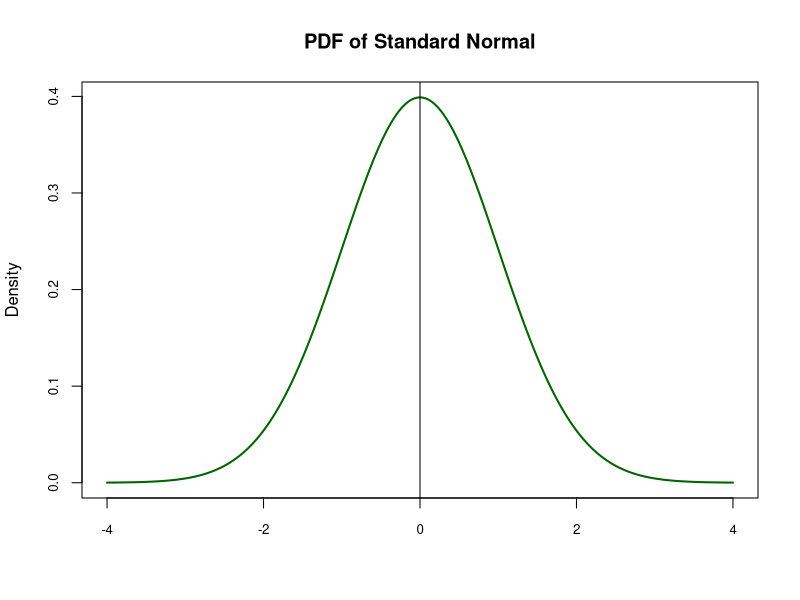
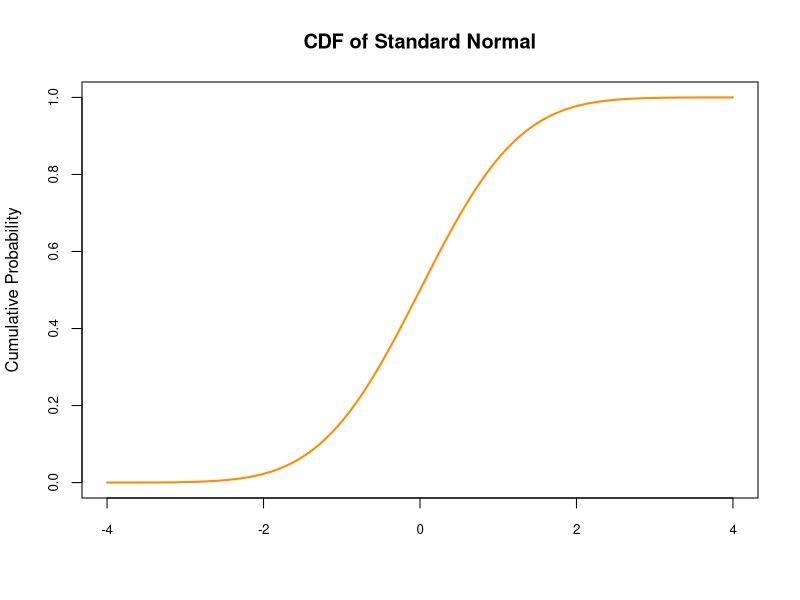
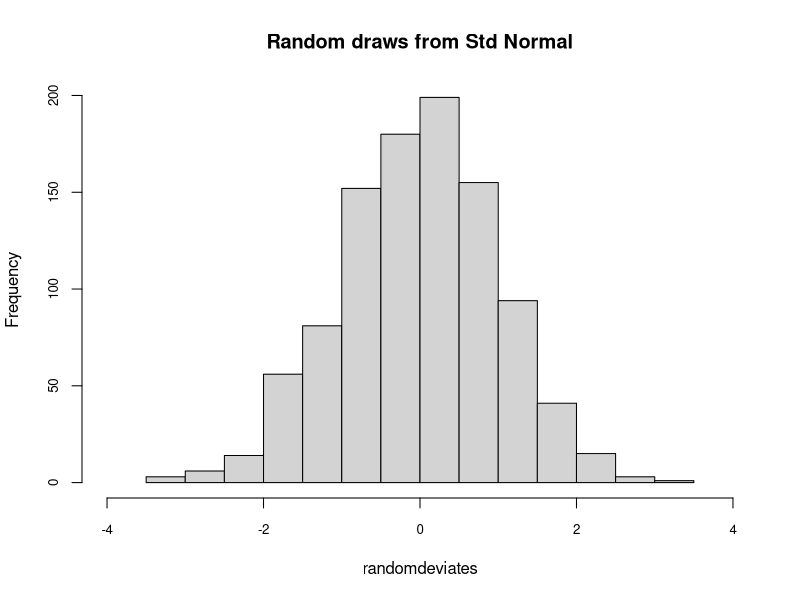
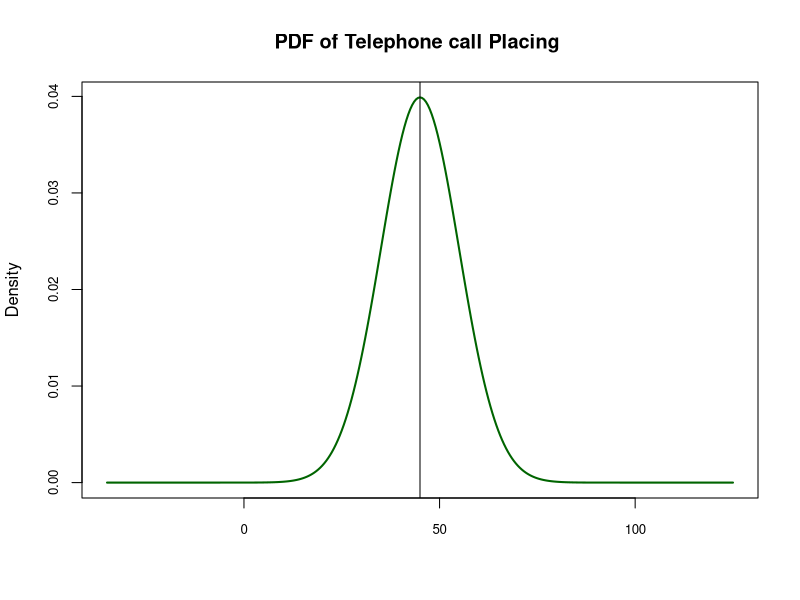
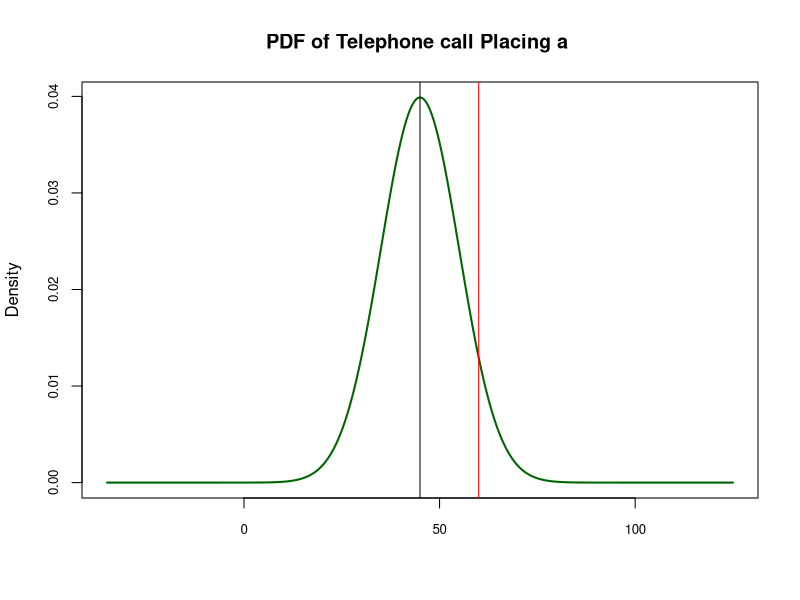
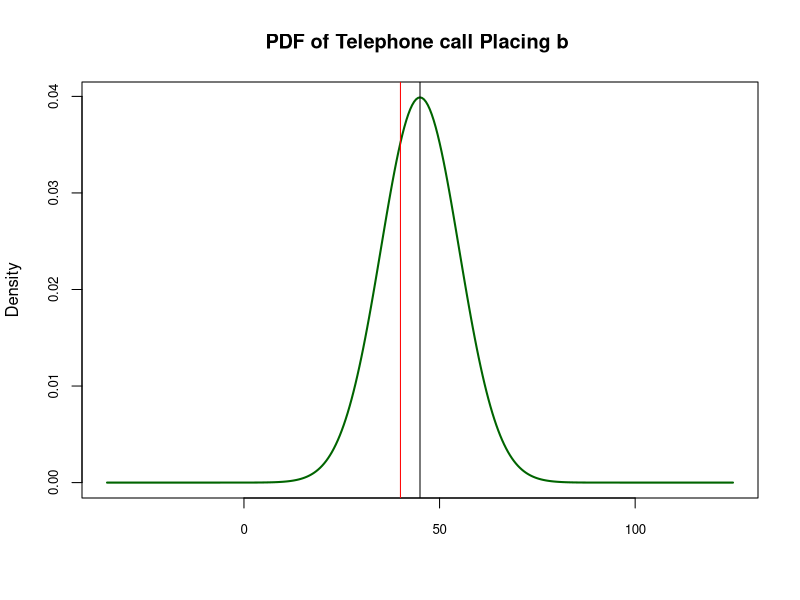
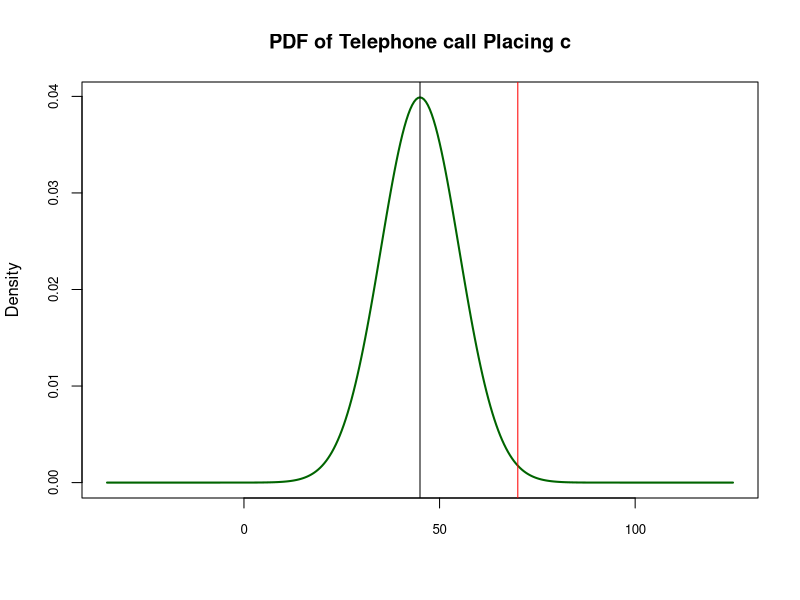
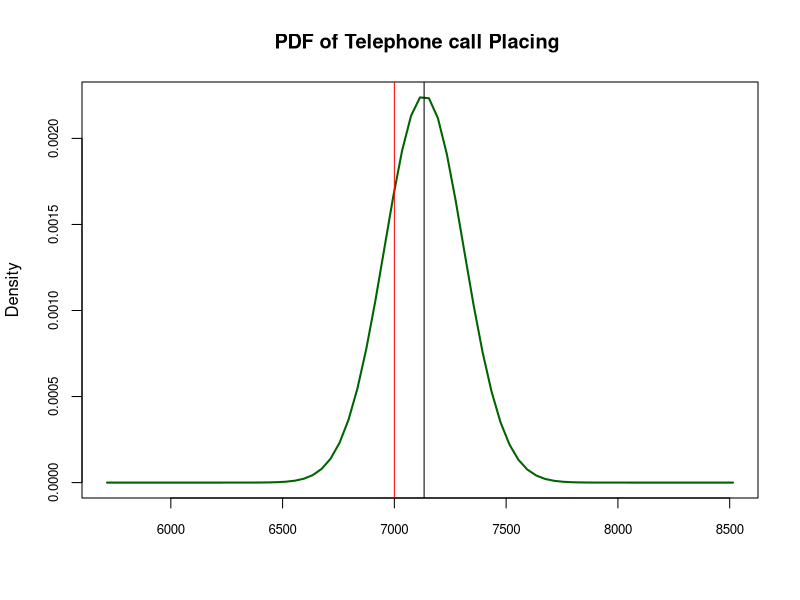

The R script that drew these images, in order:
set.seed(789)
xseq<-seq(-4,4,.01)
densities<-dnorm(xseq, 0,1)
cumulative<-pnorm(xseq, 0, 1)
randomdeviates<-rnorm(1000,0,1) ## randomly generated numbers 

# par(mfrow=c(1,3), mar=c(3,4,4,2))
plot(xseq, densities, col="darkgreen",xlab="", ylab="Density", type="l",lwd=2, cex=2, main="PDF of Standard Normal", cex.axis=.8)
abline(v=0)
plot(xseq, cumulative, col="darkorange", xlab="", ylab="Cumulative Probability",type="l",lwd=2, cex=2, main="CDF of Standard Normal", cex.axis=.8)
hist(randomdeviates, main="Random draws from Std Normal", cex.axis=.8, xlim=c(-4,4))

## Normal Distribution 
## Q1 
mu1 <- 45
sigma1 <- 10 
xseq1 <- seq(mu1-8*sigma1, mu1+8*sigma1, 0.5)
densities1<-dnorm(xseq1, mu1,sigma1)
plot(xseq1, densities1, col="darkgreen",xlab="", ylab="Density", type="l",lwd=2, cex=2, main="PDF of Telephone call Placing ", cex.axis=.8)
abline(v=mu1)

## Q1 a part 
plot(xseq1, densities1, col="darkgreen",xlab="", ylab="Density", type="l",lwd=2, cex=2, main="PDF of Telephone call Placing a ", cex.axis=.8)
abline(v=mu1)
abline(v=60, col="red")
## Option1 rescale it to Z value and use pnorm 
z1_a <- (60 - mu1)/sigma1
pnorm(z1_a,lower.tail = T)
## Option 2 directlt use pnorm
pnorm(60, mean = mu1, sd = sigma1, lower.tail = T)


## Q1 b part 
plot(xseq1, densities1, col="darkgreen",xlab="", ylab="Density", type="l",lwd=2, cex=2, main="PDF of Telephone call Placing b ", cex.axis=.8)
abline(v=mu1)
abline(v=40, col="red")
## Option1 rescale it to Z value and use pnorm 
z1_b <- (40 - mu1)/sigma1
pnorm(z1_b,lower.tail = T)
## Option 2 directlt use pnorm
pnorm(40, mean = mu1, sd = sigma1, lower.tail = T)

##Q1 c part 
plot(xseq1, densities1, col="darkgreen",xlab="", ylab="Density", type="l",lwd=2, cex=2, main="PDF of Telephone call Placing c", cex.axis=.8)
abline(v=mu1)
abline(v=70, col="red")
## Option1 rescale it to Z value and use pnorm 
z1_c <- (70 - mu1)/sigma1
pnorm(z1_c,lower.tail = F)
## Option 2 directlt use pnorm with mean and 
pnorm(70, mean = mu1, sd = sigma1, lower.tail = F)

## Question 2
mu2_tr <- 5780 + 641 + 712
sigma_tr <- sqrt(142^2 + 78^2 + 72 ^2)
xseq2 <- seq(mu2_tr-8*sigma_tr, mu2_tr+8*sigma_tr, 40)
densities2<-dnorm(xseq2, mu2_tr,sigma_tr)
plot(xseq2, densities2, col="darkgreen",xlab="", ylab="Density", type="l",lwd=2, cex=2, main="PDF of Telephone call Placing ", cex.axis=.8)
abline(v=mu2_tr)
abline(v=7000, col = 'red')
z2_c <- (7000 -mu2_tr)/sigma_tr
pnorm(z2_c, lower.tail = F)
pnorm(7000, mu2_tr, sigma_tr, lower.tail = F)

# ## Question3 Operations Research 
# 
# m1 <- 1.012
# sd1 <- 0.018
# xseq<-seq(0.8,1.2,.0001)
# densities<-dnorm(xseq, m1,sd1)
# cumulative<-pnorm(xseq, m1, sd1)
# randomdeviates<-rnorm(2000,m1,sd1)
# plot(xseq, densities, col="darkgreen",xlab="", ylab="Density", type="l",lwd=2, cex=2, main="PDF of Acceptable Pins", cex.axis=.8)
# abline(v=m1)
# plot(xseq, cumulative, col="darkorange", xlab="", ylab="Cumulative Probability",type="l",lwd=2, cex=2, main="CDF of Acceptable Pins", cex.axis=.8)
# 
# hist(randomdeviates, main="Acceptable Pins  Std Normal", cex.axis=.8, xlim=c(0.8,1.2))
# 
# ##Q1 What percentage of pins will be acceptable with in tolerance 
# ## 1.00 +/- 0.02
# plot(xseq, densities, col="darkgreen",xlab="", ylab="Density", type="l",lwd=2, cex=2, main="PDF of Acceptable Pins", cex.axis=.8)
# abline(v=1.02, col="black")
# abline(v=0.98, col = "black")
# abline(v=m1, col = "red")
# 
# pnorm(1.02,mean = m1, sd = sd1, lower.tail = T) -
#   pnorm(0.98,mean = m1, sd = sd1, lower.tail = T )
# 
# ##A1 63% of pins will be acceptable to the consumer
# 
# ##Q2 In order to improve the overall percentage accepted- What is that one need to do
# ## 1.00 +/- 0.02
# ## Lets assume percentage of acceptance is 95%, 99%
# ##1.96 (95%) = 1.02 - mu/sd
# new_mean_95 <-  1.02 -1.96*sd1 
# new_mean_95_1 <- 0.98 + 1.96*sd1
# new_mean_99 <- 1.02 - 2.58*sd1
# new_mean_99_1 <- 0.98+ 2.58*sd1
# 
# ## A2 the mean has to be 1.0 that is what customer desires 
# 
# ##Q3what is new standard deviation such that 95% of the pins are accepted 
# ## 95% of the area is covered +/-1.96 
# ##1.96 (95%) = 1.02 - mu/sd
# 
# sd1_95 = (1.02 - m1)/1.96 
# 
# sd1_99 = (1.02 - m1)/2.58
# 
# xseq<-seq(0.9,1.1,.0001)
# densities<-dnorm(xseq, m1,sd1_95)
# plot(xseq, densities, col="darkgreen",xlab="", ylab="Density", type="l",lwd=2, cex=2, main="PDF of Acceptable Pins", cex.axis=.8)
# abline(v=m1, col = "red")
# 
# xseq<-seq(0.9,1.1,.0001)
# densities<-dnorm(xseq, m1,sd1_99)
# plot(xseq, densities, col="darkgreen",xlab="", ylab="Density", type="l",lwd=2, cex=2, main="PDF of Acceptable Pins", cex.axis=.8)
# abline(v=m1, col = "red")
# 





# xseq<-seq(-4,4,.01)
# densities<-dnorm(xseq, 0,1)
# cumulative<-pnorm(xseq, 0, 1)
# randomdeviates<-rnorm(1000,0,1)
# 
# # par(mfrow=c(1,3), mar=c(3,4,4,2))
# 
# plot(xseq, densities, col="darkgreen",xlab="", ylab="Density", type="l",lwd=2, cex=2, main="PDF of Standard Normal", cex.axis=.8)
# abline(v=0)
# plot(xseq, cumulative, col="darkorange", xlab="", ylab="Cumulative Probability",type="l",lwd=2, cex=2, main="CDF of Standard Normal", cex.axis=.8)
# hist(randomdeviates, main="Random draws from Std Normal", cex.axis=.8, xlim=c(-4,4))
# 
# 
# x=seq(-3,3,length=200)
# y=dnorm(x,mean=0,sd=1)
# 
# plot(x,y)
# plot(x,y,type="l")
# 
# x=seq(20,80,length=200)
# y=dnorm(x,mean=50,sd=10)
# plot(x,y,type="l")
# 
# x=seq(-3,3,length=200)
# y=dnorm(x,mean=0,sd=1)
# plot(x,y,type="l")
# x=seq(-3,0,length=100)
# y=dnorm(x,mean=0,sd=1)
# polygon(c(-3,x,0),c(0,y,0),col="red")
# 
# pnorm(0,mean=0,sd=1)
# 
# 
# x=seq(-3,3,length=200)
# y=dnorm(x,mean=0,sd=1)
# plot(x,y,type="l")
# x=seq(-3,1,length=100)
# y=dnorm(x,mean=0,sd=1)
# polygon(c(-3,x,1),c(0,y,0),col="red")
# 
# 
# x=seq(20,80,length=200)
# y=dnorm(x,mean=50,sd=10)
# plot(x,y,type="l")
# x=seq(30,70,length=100)
# y=dnorm(x,mean=50,sd=10)
# polygon(c(30,x,70),c(0,y,0),col="red")
# 
# 
# x=seq(-3,3,length=200)
# y=dnorm(x,mean=0,sd=1)
# plot(x,y,type="l")
# x=seq(-3,-0.2533,length=100)
# y=dnorm(x,mean=0,sd=1)
# polygon(c(-3,x,-0.2533),c(0,y,0),col="red")
# text(-1,0.1,"0.40")
# arrows(0.5,0.1,-0.2,0,length=.15)
# text(0.5,0.12,"-0.2533")
# 
# 
# 
